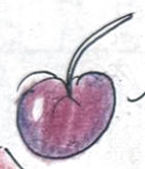
#> input picture assets/cherry.png, 145 x 169 px, given in place of right_clean.png, which was not available
$ python build_assets.py ../assets/cherry.png ../assets/eclair.png
#> lines starting #> are read from the running program, lines starting #| are printed output that depends on the picture; after the words box and inside, x2 and y2 are one past the last pixel; in counts of white or black regions, pixels touching at a corner belong together
"""Build the web assets from the cleaned page scans.

right page -> right_base.webp (sun lifted out), sun.png, right_geo.png
              (R: sea mask, G: land/occluder mask, B: depth below horizon)
left page  -> left_base.webp (treats lifted out) + one sprite per treat/label
"""
import cv2, numpy as np, sys, json, os
D, OUT = sys.argv[1], sys.argv[2]
os.makedirs(OUT, exist_ok=True)
W, H = 900, 1300

def clean_levels(img, ghost_box=None):
#> called with ghost_box = (0, 0, 900, 520)
    f = img.astype(np.float32) / 255
    lum = f.mean(2)
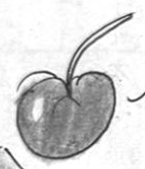
#> lum: shape (169, 145) float32; min 0.162, max 1, mean 0.833
    mx, mn = f.max(2), f.min(2)
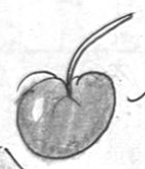
#> mx: shape (169, 145) float32; min 0.176, max 1, mean 0.859
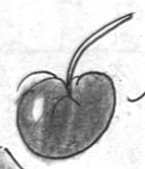
#> mn: shape (169, 145) float32; min 0.133, max 1, mean 0.806
    sat = (mx - mn) / np.maximum(mx, 1e-3)
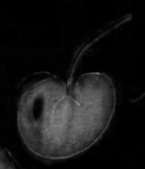
#> sat: shape (169, 145) float32; min 0, max 0.542, mean 0.083
    g = 1 - np.clip((lum - 0.945) / (0.99 - 0.945), 0, 1)
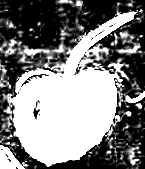
#> g: shape (169, 145) float32; min 0, max 1, mean 0.511
    if ghost_box is not None:   # faint show-through from the next page: grey + light
        x0, y0, x1, y1 = ghost_box
#> x0 = 0; y0 = 0; x1 = 900; y1 = 520
        gh = np.zeros_like(lum); gh[y0:y1, x0:x1] = 1
        gh = cv2.GaussianBlur(gh, (61, 61), 0)
        greyish = np.clip((0.06 - sat) / 0.03, 0, 1) * np.clip((lum - 0.74) / 0.08, 0, 1)
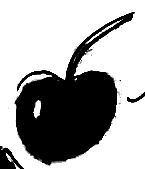
#> greyish: shape (169, 145) float32; min 0, max 1, mean 0.654
        g *= 1 - gh * greyish * 0.85
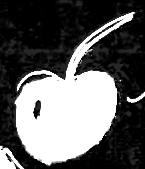
#> g: shape (169, 145) float32; min 0, max 1, mean 0.37
    g = g[..., None]
    return np.clip(1 - (1 - f) * g, 0, 1)

def save(name, f, alpha=None):
    u8 = (np.clip(f, 0, 1) * 255).round().astype(np.uint8)
    if alpha is not None:
        u8 = np.dstack([u8, (np.clip(alpha, 0, 1) * 255).round().astype(np.uint8)])
    if name.endswith('.webp'):
        cv2.imwrite(f'{OUT}/{name}', u8, [cv2.IMWRITE_WEBP_QUALITY, 90])
    else:
        cv2.imwrite(f'{OUT}/{name}', u8, [cv2.IMWRITE_PNG_COMPRESSION, 9])

def disk(cx, cy, r, feather):
    yy, xx = np.mgrid[0:H, 0:W]
    d = np.hypot(xx - cx, yy - cy)
    return np.clip((r - d) / feather + 0.5, 0, 1)

meta = {}
# ---------------------------------------------------------------- right page
R = clean_levels(cv2.imread(f'{D}/right_clean.png'), ghost_box=(0, 0, 900, 520))
lum = R.mean(2)
# horizon (pen line) + mountain silhouette
#> (the run stopped early here; a loop or call above may not have finished)

$ run again, on assets/lbl_bracket.png
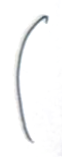
#> input picture assets/lbl_bracket.png, 62 x 157 px, given in place of right_clean.png, which was not available
#> in clean_levels, `g = 1 - np.clip((lum - 0.945) / (0.99 - 0.945), 0, 1)`:
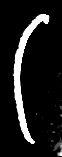
#> g: shape (157, 62) float32; min 0, max 1, mean 0.104
#> x0 = 0; x1 = 900; y1 = 520
#> in clean_levels, `g *= 1 - gh * greyish * 0.85`:
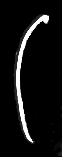
#> g: shape (157, 62) float32; 8.99% of pixels changed, all inside (x1, y1, x2, y2) = (12, 6, 62, 157)
